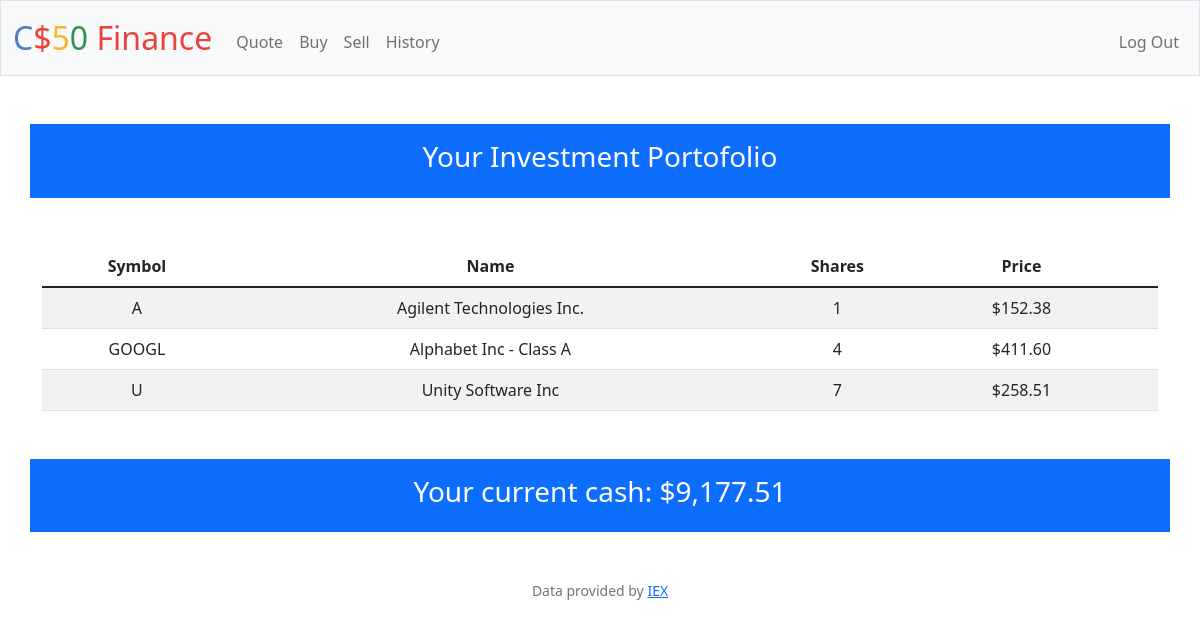
/ (signed in), run on an earlier commit of the app's database.
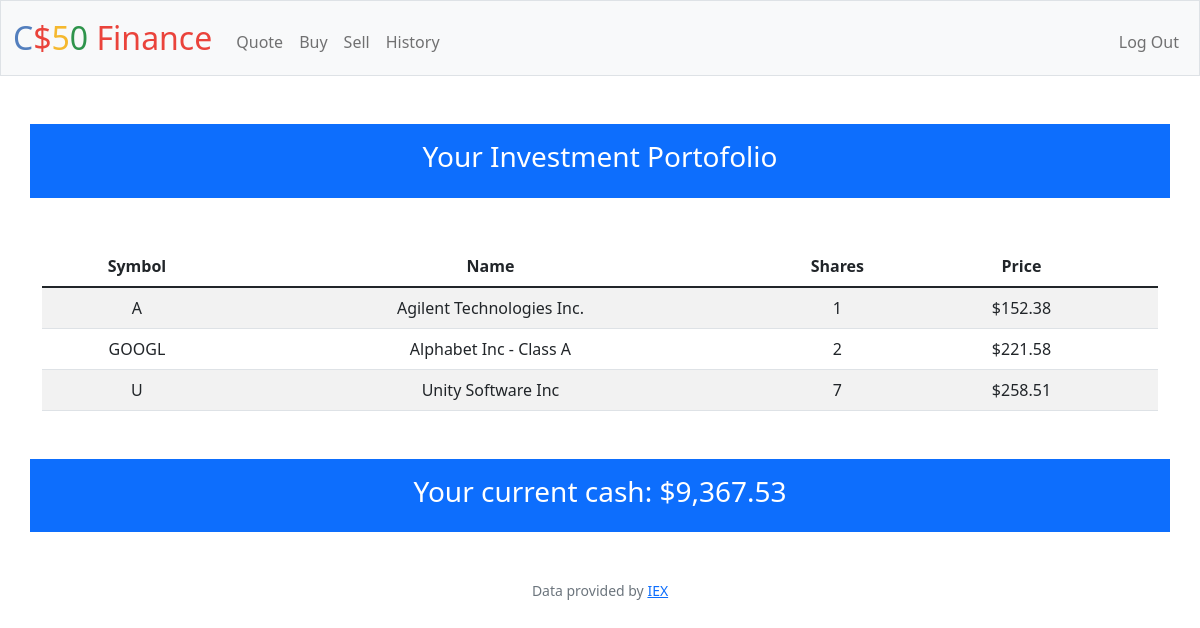
And on a later commit of the database.
### tables this page shows
CREATE TABLE purchased_stock(
id integer primary key autoincrement not null,
user_id integer not null,
symbol text not null,
name text not null,
price float not null, shares integer after symbol);

CREATE TABLE users (id INTEGER PRIMARY KEY AUTOINCREMENT NOT NULL, username TEXT NOT NULL, hash TEXT NOT NULL, cash NUMERIC NOT NULL DEFAULT 10000.00);

### app.py (the view)
@app.route("/")
@login_required
def index():
    id = session["user_id"]
    """Show portfolio of stocks"""
    portofolio = db.execute(
        "select symbol, name, price, sum(shares) as shares from purchased_stock where user_id = ? group by symbol", id)
    saldo = db.execute("select * from users where id = ?", id)[0]
    print(saldo)
    return render_template("index.html", portofolio=portofolio, balance=saldo)

### app.py (called while the page is built)
@app.after_request
def after_request(response):
    response.headers["Cache-Control"] = "no-cache, no-store, must-revalidate"
    response.headers["Expires"] = 0
    response.headers["Pragma"] = "no-cache"
    return response

### helpers.py (called while the page is built)
def login_required(f):
    @wraps(f)
    def decorated_function(*args, **kwargs):
        if session.get("user_id") is None:
            return redirect("/login")
        return f(*args, **kwargs)
    return decorated_function

def usd(value):
    return f"${value:,.2f}"

### templates/index.html (shortened to what this page needs)
{% extends "layout.html" %}
{% block main %}
    <div class="container p-3 bg-primary text-white">
        <h3>Your Investment Portofolio</h3>
    </div>
    <div class="container mt-5">
        <table class="table table-striped">
            <thead>
                <th>Symbol</th>
                <th>Name</th>
                <th>Shares</th>
                <th>Price</th>
            </thead>
            <tbody>
                {% for porto in portofolio %}
                <tr>
                    <td>{{ porto["symbol"] }}</td>
                    <td>{{ porto["name"] }}</td>
                    <td>{{ porto["shares"] }}</td>
                    <td>{{ porto["price"] | usd }}</td>
                    <td>{{ shares }}</td>
                </tr>
                {% endfor %}
            </tbody>
        </table>
    </div>
    <div class="container bg-primary p-3 mt-5 text-white">
        <h3>Your current cash: {{ balance["cash"] | usd }}</h3>
    </div>
{% endblock %}

What changed in the data, as far as the page shows it:
changed purchased_stock "GOOGL": shares "4" → "2"; price "$411.60" → "$221.58"
changed users: cash "$9,177.51" → "$9,367.53"
